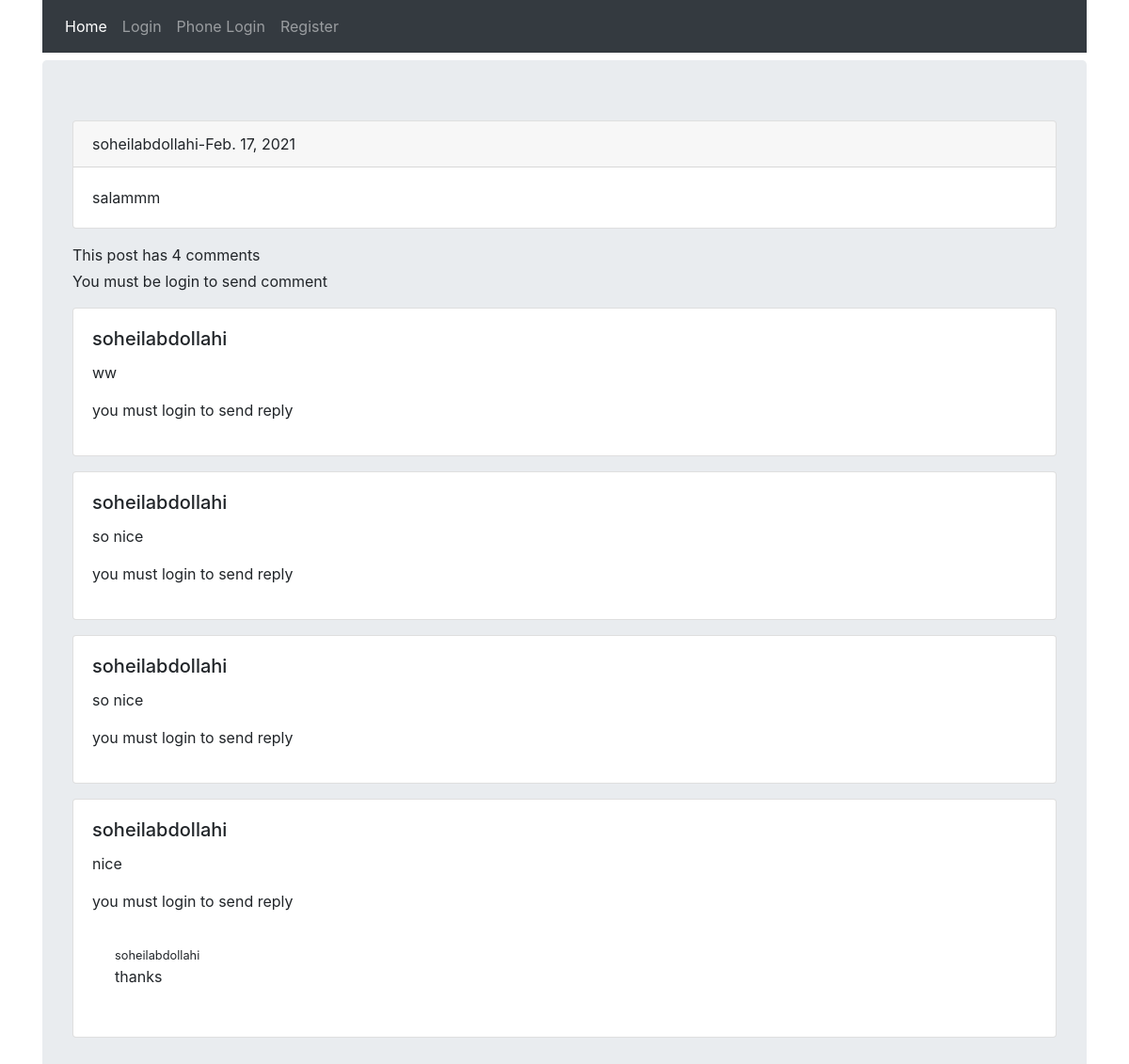
Page /2021/2/17/salammm/ on the committed database.
### posts/models.py (models this page shows, shortened)
class Post(models.Model):
    user = models.ForeignKey(User,on_delete=models.CASCADE)
    body = models.TextField(max_length=500)
    slug = models.SlugField(max_length=200)
    created = models.DateTimeField(auto_now_add=True)

class Comment(models.Model):
    user = models.ForeignKey(User,on_delete=models.CASCADE, related_name='ucomment')
    post = models.ForeignKey(Post,on_delete=models.CASCADE,related_name='pcomment')
    reply = models.ForeignKey('self',on_delete=models.CASCADE,null=True,blank=True,related_name='rcomment')
    is_reply = models.BooleanField(default=False)
    body = models.TextField(max_length=400)
    created = models.DateTimeField(auto_now_add=True)
    class Meta:
        ordering = ('-created',)

### posts/views.py (the view)
# urls.py: path('<int:year>/<int:month>/<int:day>/<slug:slug>/',views.post_detail,name='post_detail'),
def post_detail(request, year, month, day, slug):
    post = get_object_or_404(Post,created__year=year, created__month=month, created__day=day, slug=slug)
    comments = Comment.objects.filter(post=post,is_reply=False)
    reply_form = AddReplyForm()
    can_like = False
    if request.user.is_authenticated:
        if post.user_can_like(request.user):
            can_like = True
    if request.method == 'POST':
        form = AddCommentForm(request.POST)
        if form.is_valid():
            new_comment = form.save(commit=False)
            new_comment.post = post
            new_comment.user = request.user
            new_comment.save()
            messages.success(request,'Your comment submited')
    else:
        form = AddCommentForm()
    return render(request,'posts/post_detail.html',{'post':post,'comments':comments,'form':form,'reply':reply_form,'can_like':can_like})

### posts/templates/posts/post_detail.html (shortened to what this page needs)
{% extends 'base.html' %}
{% block content %}
    <div class="card">
        <div class="card-header">
            {{ post.user }}-{{ post.created|date }}
        </div>
        <div class="card-body">
            <p class="card-text">{{ post.body }}</p>
        </div>
    </div>
    {% with total=comments.count %}
        <p class="mt-3 mb-1">This post has {{ total }} comment{{ total|pluralize }}</p>
    {% endwith %}
    {% if request.user.is_authenticated %}
        <form action="" method="post" class="my-3" novalidate>
            {% csrf_token %}
            {{ form.as_p }}
            <button class="btn btn-primary d-block w-50 mx-auto my-3" type="submit">send</button>
        </form>
    {% else %}
        <p>You must be login to send comment</p>
    {% endif %}
    {% for comment in comments %}
    <div class="card mb-3">
        <div class="card-body">
            <h5 class="card-title">{{ comment.user }}</h5>
            <p class="card-text">{{ comment.body }}</p>
            {% if request.user.is_authenticated %}
                <div class="p-3">
                    <form action="{% url 'posts:add_reply' post.id comment.id %}" method="post">
                        {% csrf_token %}
                        {{ reply.as_p }}
                        <button class="btn btn-primary d-block w-50 mx-auto my-3" type="submit">send</button>
                    </form>
                </div>
            {% else %}
                <p>you must login to send reply</p>
            {% endif %}
            {% for reply in comment.rcomment.all %}
                <div class="pl-4 py-3">
                    <small>{{ reply.user }}</small>
                    <p>{{ reply.body }}</p>
                </div>
            {% endfor %}
        </div>
    </div>
    {% empty %}
    <div class="card">
        <div class="card-body">
            there is no comment
        </div>
    </div>
    {% endfor %}
{% endblock %}

### rows in the picture
Post: user "soheilabdollahi", created "Feb. 17, 2021", body "salammm"
Comment: user "soheilabdollahi", body "ww"
Comment: user "soheilabdollahi", body "so nice"
Comment: user "soheilabdollahi", body "so nice"
Comment: user "soheilabdollahi", body "nice"
Comment: user "soheilabdollahi", body "thanks"

### other values in the picture
{{ total }} "4"
